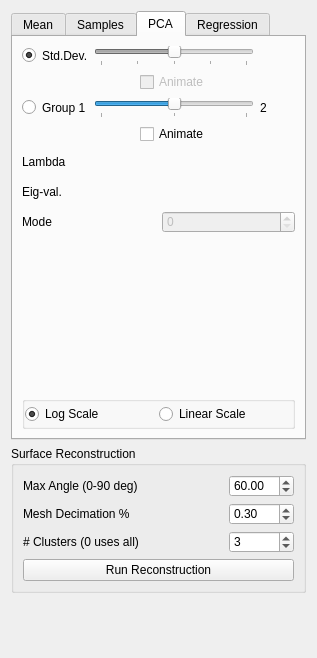
<?xml version="1.0" encoding="UTF-8"?>
<ui version="4.0">
 <class>AnalysisTool</class>
 <widget class="QWidget" name="AnalysisTool">
  <property name="geometry">
   <rect>
    <x>0</x>
    <y>0</y>
    <width>317</width>
    <height>658</height>
   </rect>
  </property>
  <property name="windowTitle">
   <string>Form</string>
  </property>
  <property name="styleSheet">
   <string notr="true">
/********************** Tab Widget ***********************/

/*
QTabWidget::pane {
	border: 2px solid rgb( 80, 80, 80 );
}
*/

/*
QTabWidget::pane{
	border-top: 2px solid #C2C7DB;
	background-color: qlineargradient(spread:pad, x1:0.5, y1:0, x2:0.5, y2:0.960227, stop:0 rgba(221, 221, 221, 255), stop:0.155779 rgba(228, 228, 228, 255), stop:1 rgba(202, 204, 204, 255));      
}
*/
/*
QTabBar::tab {
	background-color: qlineargradient(spread:pad, x1:0.5, y1:0, x2:0.5, y2:0.960227, stop:0 rgba(0, 0, 0, 0), stop:0.45 rgba(0, 0, 0, 30), stop:1 rgba(0, 0, 0, 25));
	color: white;
 }
*/

/*
QTabBar::tab:selected {
	background-color: rgb( 84, 168, 212 );
}
*/

QWidget#meanTab{
	background-color: qlineargradient(spread:pad, x1:0.5, y1:0, x2:0.5, y2:0.960227, stop:0 rgba(221, 221, 221, 255), stop:0.155779 rgba(228, 228, 228, 255), stop:1 rgba(202, 204, 204, 255));
}

QWidget#samplesTab{
	background-color: qlineargradient(spread:pad, x1:0.5, y1:0, x2:0.5, y2:0.960227, stop:0 rgba(221, 221, 221, 255), stop:0.155779 rgba(228, 228, 228, 255), stop:1 rgba(202, 204, 204, 255));      
}

QWidget#pcaTab{
	background-color: qlineargradient(spread:pad, x1:0.5, y1:0, x2:0.5, y2:0.960227, stop:0 rgba(221, 221, 221, 255), stop:0.155779 rgba(228, 228, 228, 255), stop:1 rgba(202, 204, 204, 255));      
}

QWidget#regressionTab{
	background-color: qlineargradient(spread:pad, x1:0.5, y1:0, x2:0.5, y2:0.960227, stop:0 rgba(221, 221, 221, 255), stop:0.155779 rgba(228, 228, 228, 255), stop:1 rgba(202, 204, 204, 255));      
}

/********************** Tab Widget ***********************/


/********************** Visualization Panel ***********************/

QLabel#visualizationLabel{
	color: white;
	font: bold;
}
QWidget#visualizationPanel{
	background-color: rgba( 0, 0, 0, 0 );
}

QToolButton#visualizationOpenButton{
	background-color: rgba(0, 0, 0, 0);
	border-radius: 4px;
}

QToolButton#visualizationOpenButton:hover{
	background-color: rgba( 0, 0, 0, 30 ); border-radius: 3px;
}

QWidget#visualizationHeader{
	background-color: qlineargradient(spread:pad, x1:0.5, y1:0, x2:0.5, y2:0.960227, stop:0 rgba(0, 0, 0, 0), stop:0.45 rgba(0, 0, 0, 30), stop:1 rgba(0, 0, 0, 25));
    border-radius: 3px;
}

QWidget#visualizationHeaderBackground{
	background-color: rgb( 84, 168, 212 );
    border-radius: 3px;
	border: 1px solid rgb(90, 90, 90);
}

QWidget#visualizationPanel{
	background-color: rgb( 90, 90, 90 );
	border-radius:4px;
	border: 1px solid rgb(60, 60, 60);
	color: rgb(90, 90, 90);
}

QWidget#visualizationContent{
	border-radius: 3px;
	border: 1px solid rgb(80, 80,80);
	background-color: qlineargradient(spread:pad, x1:0.5, y1:0, x2:0.5, y2:0.960227, stop:0 rgba(221, 221, 221, 255), stop:0.155779 rgba(228, 228, 228, 255), stop:1 rgba(202, 204, 204, 255));      
}
/********************** Visualization Panel ***********************/


/********************** Shape Panel ***********************/

QLabel#shapeLabel{
	color: white;
	font: bold;
}

QWidget#shapePanel{
	background-color: rgba( 0, 0, 0, 0 );
}

QToolButton#shapeOpenButton{
	background-color: rgba(0, 0, 0, 0);
	border-radius: 4px;
}

QToolButton#shapeOpenButton:hover{
	background-color: rgba( 0, 0, 0, 30 ); border-radius: 3px;
}

QWidget#layers_header_{
	background-color: qlineargradient(spread:pad, x1:0.5, y1:0, x2:0.5, y2:0.960227, stop:0 rgba(0, 0, 0, 0), stop:0.45 rgba(0, 0, 0, 30), stop:1 rgba(0, 0, 0, 25));
    border-radius: 3px;
}

QWidget#shapeHeaderBackground{
	background-color: rgb( 84, 168, 212 );
    border-radius: 3px;
	border: 1px solid rgb(90, 90, 90);
}

QWidget#shapePanel{
	background-color: rgb( 90, 90, 90 );
	border-radius:4px;
	border: 1px solid rgb(60, 60, 60);
	color: rgb(90, 90, 90);
}

QWidget#shapeContent{
	border-radius: 3px;
	border: 1px solid rgb(80, 80,80);
	background-color: qlineargradient(spread:pad, x1:0.5, y1:0, x2:0.5, y2:0.960227, stop:0 rgba(221, 221, 221, 255), stop:0.155779 rgba(228, 228, 228, 255), stop:1 rgba(202, 204, 204, 255));      
}
/********************** Shape Panel ***********************/


/********************** reconstruction Panel ***********************/

QLabel#reconstructionLabel{
	color: white;
	font: bold;
}
QWidget#reconstructionPanel{
	background-color: rgba( 0, 0, 0, 0 );
}

QToolButton#reconstructionOpenButton{
	background-color: rgba(0, 0, 0, 0);
	border-radius: 4px;
}

QToolButton#reconstructionOpenButton:hover{
	background-color: rgba( 0, 0, 0, 30 ); border-radius: 3px;
}

QWidget#reconstructionHeader{
	background-color: qlineargradient(spread:pad, x1:0.5, y1:0, x2:0.5, y2:0.960227, stop:0 rgba(0, 0, 0, 0), stop:0.45 rgba(0, 0, 0, 30), stop:1 rgba(0, 0, 0, 25));
    border-radius: 3px;
}

QWidget#reconstructionHeaderBackground{
	background-color: rgb( 84, 168, 212 );
    border-radius: 3px;
	border: 1px solid rgb(90, 90, 90);
}

QWidget#reconstructionPanel{
	background-color: rgb( 90, 90, 90 );
	border-radius:4px;
	border: 1px solid rgb(60, 60, 60);
	color: rgb(90, 90, 90);
}

QWidget#reconstructionContent{
	border-radius: 3px;
	border: 1px solid rgb(80, 80,80);
	background-color: qlineargradient(spread:pad, x1:0.5, y1:0, x2:0.5, y2:0.960227, stop:0 rgba(221, 221, 221, 255), stop:0.155779 rgba(228, 228, 228, 255), stop:1 rgba(202, 204, 204, 255));      
}
/********************** reconstruction Panel ***********************/



/********************** Other ***********************/

QWidget#pcaWidget{
	border-radius: 3px;
	border: 2px solid rgb(80, 80,80);
}


QWidget#sampleWidget{
	border-radius: 3px;
	border: 2px solid rgb(80, 80,80);
}

QWidget#meanWidget{
	border-radius: 3px;
	border: 2px solid rgb(80, 80,80);
}


QWidget#controlsDockContents {
/*	background-color: rgb(0,0,1);
*/

/*
background-color: qlineargradient(spread:pad, x1:0.5, y1:0, x2:0.5, y2:0.960227, stop:0 rgba(1, 0, 0, 0), stop:0.45 rgba(0, 0, 1, 30), stop:1 rgba(0, 1, 0, 25));
*/

/*	background-color: qlineargradient(spread:pad, x1:0.5, y1:0, x2:0.5, y2:0.960227, stop:0 rgba(69, 168, 212, 255), stop:0.45 rgba(0, 0, 0, 30), stop:1 rgba(60, 60, 60, 255));
*/   
 border-radius: 3px;

background: rgb(90,90,90);

/*
	background: grey
*/

/*	color: red;	
*/
}



QWidget#widget {
 background-color: rgba(0,0,255,255);


/*
background-color: qlineargradient(spread:pad, x1:0.5, y1:0, x2:0.5, y2:0.960227, stop:0 rgba(1, 0, 0, 0), stop:0.45 rgba(0, 0, 1, 30), stop:1 rgba(0, 1, 0, 25));
*/

/*
	background: grey
*/

/*	color: red;	
*/
}



QToolButton{
	border: 1px solid rgba( 0, 0, 0, 0 );
	margin: 0, 0, 0, 0;
	padding: 0, 0, 0, 0;
}

QToolButton:hover{
	background-color: rgba( 140, 140, 140, 50 );
}

QToolButton:pressed{
	border: 1px solid rgba( 100, 100, 100, 120 );
	background-color: rgba( 100, 100, 100, 200 );
}




</string>
  </property>
  <layout class="QVBoxLayout" name="verticalLayout">
   <item>
    <widget class="QTabWidget" name="tabWidget">
     <property name="currentIndex">
      <number>2</number>
     </property>
     <widget class="QWidget" name="mean_tab">
      <attribute name="title">
       <string>Mean</string>
      </attribute>
      <layout class="QGridLayout" name="gridLayout">
       <item row="3" column="0">
        <widget class="QPushButton" name="difference_button">
         <property name="enabled">
          <bool>false</bool>
         </property>
         <property name="text">
          <string>Difference</string>
         </property>
         <property name="checkable">
          <bool>true</bool>
         </property>
         <property name="autoExclusive">
          <bool>true</bool>
         </property>
        </widget>
       </item>
       <item row="0" column="0">
        <widget class="QPushButton" name="overall_button">
         <property name="enabled">
          <bool>true</bool>
         </property>
         <property name="text">
          <string>Overall</string>
         </property>
         <property name="checkable">
          <bool>true</bool>
         </property>
         <property name="checked">
          <bool>true</bool>
         </property>
         <property name="autoExclusive">
          <bool>true</bool>
         </property>
        </widget>
       </item>
       <item row="1" column="0">
        <widget class="QPushButton" name="group1_button">
         <property name="enabled">
          <bool>false</bool>
         </property>
         <property name="text">
          <string>Group1</string>
         </property>
         <property name="checkable">
          <bool>true</bool>
         </property>
         <property name="autoExclusive">
          <bool>true</bool>
         </property>
        </widget>
       </item>
       <item row="2" column="0">
        <widget class="QPushButton" name="group2_button">
         <property name="enabled">
          <bool>false</bool>
         </property>
         <property name="text">
          <string>Group2</string>
         </property>
         <property name="checkable">
          <bool>true</bool>
         </property>
         <property name="autoExclusive">
          <bool>true</bool>
         </property>
        </widget>
       </item>
      </layout>
     </widget>
     <widget class="QWidget" name="samples_tab">
      <attribute name="title">
       <string>Samples</string>
      </attribute>
      <layout class="QGridLayout" name="gridLayout_4">
       <item row="1" column="1">
        <widget class="QSpinBox" name="sampleSpinBox">
         <property name="enabled">
          <bool>false</bool>
         </property>
        </widget>
       </item>
       <item row="1" column="0">
        <widget class="QRadioButton" name="singleSamplesRadio">
         <property name="text">
          <string>Single Sample:</string>
         </property>
        </widget>
       </item>
       <item row="0" column="0">
        <widget class="QRadioButton" name="allSamplesRadio">
         <property name="text">
          <string>All Samples</string>
         </property>
         <property name="checked">
          <bool>true</bool>
         </property>
        </widget>
       </item>
       <item row="2" column="0" colspan="2">
        <widget class="QPushButton" name="medianButton">
         <property name="enabled">
          <bool>false</bool>
         </property>
         <property name="text">
          <string>Median</string>
         </property>
        </widget>
       </item>
      </layout>
     </widget>
     <widget class="QWidget" name="pca_tab">
      <attribute name="title">
       <string>PCA</string>
      </attribute>
      <layout class="QGridLayout" name="gridLayout_2">
       <item row="0" column="0">
        <widget class="QWidget" name="pcaContent" native="true">
         <layout class="QVBoxLayout" name="verticalLayout_22">
          <property name="spacing">
           <number>6</number>
          </property>
          <property name="leftMargin">
           <number>0</number>
          </property>
          <property name="topMargin">
           <number>0</number>
          </property>
          <property name="rightMargin">
           <number>0</number>
          </property>
          <property name="bottomMargin">
           <number>0</number>
          </property>
          <item>
           <layout class="QGridLayout" name="pcaGridLayout">
            <item row="2" column="3">
             <widget class="QLabel" name="group2_label">
              <property name="text">
               <string>2</string>
              </property>
             </widget>
            </item>
            <item row="3" column="2">
             <widget class="QWidget" name="group_slider_widget" native="true">
              <layout class="QHBoxLayout" name="horizontalLayout_3">
               <property name="spacing">
                <number>0</number>
               </property>
               <property name="leftMargin">
                <number>0</number>
               </property>
               <property name="topMargin">
                <number>0</number>
               </property>
               <property name="rightMargin">
                <number>0</number>
               </property>
               <property name="bottomMargin">
                <number>0</number>
               </property>
               <item>
                <spacer name="horizontalSpacer_7">
                 <property name="orientation">
                  <enum>Qt::Horizontal</enum>
                 </property>
                 <property name="sizeHint" stdset="0">
                  <size>
                   <width>21</width>
                   <height>15</height>
                  </size>
                 </property>
                </spacer>
               </item>
               <item>
                <widget class="QCheckBox" name="group_animate_checkbox">
                 <property name="enabled">
                  <bool>true</bool>
                 </property>
                 <property name="text">
                  <string>Animate</string>
                 </property>
                </widget>
               </item>
               <item>
                <spacer name="horizontalSpacer_8">
                 <property name="orientation">
                  <enum>Qt::Horizontal</enum>
                 </property>
                 <property name="sizeHint" stdset="0">
                  <size>
                   <width>22</width>
                   <height>15</height>
                  </size>
                 </property>
                </spacer>
               </item>
              </layout>
             </widget>
            </item>
            <item row="0" column="2">
             <widget class="QSlider" name="pcaSlider">
              <property name="enabled">
               <bool>false</bool>
              </property>
              <property name="minimumSize">
               <size>
                <width>150</width>
                <height>0</height>
               </size>
              </property>
              <property name="minimum">
               <number>-20</number>
              </property>
              <property name="maximum">
               <number>20</number>
              </property>
              <property name="orientation">
               <enum>Qt::Horizontal</enum>
              </property>
              <property name="tickPosition">
               <enum>QSlider::TicksBelow</enum>
              </property>
              <property name="tickInterval">
               <number>10</number>
              </property>
             </widget>
            </item>
            <item row="2" column="2">
             <widget class="QWidget" name="widget_25" native="true">
              <layout class="QHBoxLayout" name="horizontalLayout_10">
               <property name="spacing">
                <number>0</number>
               </property>
               <property name="leftMargin">
                <number>0</number>
               </property>
               <property name="topMargin">
                <number>0</number>
               </property>
               <property name="rightMargin">
                <number>0</number>
               </property>
               <property name="bottomMargin">
                <number>0</number>
               </property>
               <item>
                <widget class="QSlider" name="group_slider">
                 <property name="enabled">
                  <bool>true</bool>
                 </property>
                 <property name="minimum">
                  <number>0</number>
                 </property>
                 <property name="maximum">
                  <number>20</number>
                 </property>
                 <property name="value">
                  <number>10</number>
                 </property>
                 <property name="orientation">
                  <enum>Qt::Horizontal</enum>
                 </property>
                 <property name="tickPosition">
                  <enum>QSlider::TicksBelow</enum>
                 </property>
                 <property name="tickInterval">
                  <number>10</number>
                 </property>
                </widget>
               </item>
              </layout>
             </widget>
            </item>
            <item row="0" column="1">
             <widget class="QLabel" name="label_10">
              <property name="text">
               <string>Std.Dev.</string>
              </property>
             </widget>
            </item>
            <item row="2" column="1">
             <widget class="QLabel" name="group1_label">
              <property name="text">
               <string>Group 1</string>
              </property>
             </widget>
            </item>
            <item row="0" column="3">
             <widget class="QLabel" name="pcaValueLabel">
              <property name="minimumSize">
               <size>
                <width>35</width>
                <height>0</height>
               </size>
              </property>
              <property name="text">
               <string/>
              </property>
             </widget>
            </item>
            <item row="1" column="2">
             <widget class="QWidget" name="widget_23" native="true">
              <layout class="QHBoxLayout" name="horizontalLayout_9">
               <property name="spacing">
                <number>0</number>
               </property>
               <property name="leftMargin">
                <number>0</number>
               </property>
               <property name="topMargin">
                <number>0</number>
               </property>
               <property name="rightMargin">
                <number>0</number>
               </property>
               <property name="bottomMargin">
                <number>0</number>
               </property>
               <item>
                <spacer name="horizontalSpacer_3">
                 <property name="orientation">
                  <enum>Qt::Horizontal</enum>
                 </property>
                 <property name="sizeHint" stdset="0">
                  <size>
                   <width>40</width>
                   <height>20</height>
                  </size>
                 </property>
                </spacer>
               </item>
               <item>
                <widget class="QCheckBox" name="pcaAnimateCheckBox">
                 <property name="enabled">
                  <bool>false</bool>
                 </property>
                 <property name="text">
                  <string>Animate</string>
                 </property>
                </widget>
               </item>
               <item>
                <spacer name="horizontalSpacer_4">
                 <property name="orientation">
                  <enum>Qt::Horizontal</enum>
                 </property>
                 <property name="sizeHint" stdset="0">
                  <size>
                   <width>40</width>
                   <height>20</height>
                  </size>
                 </property>
                </spacer>
               </item>
              </layout>
             </widget>
            </item>
            <item row="0" column="0">
             <widget class="QRadioButton" name="pca_radio_button">
              <property name="text">
               <string/>
              </property>
              <property name="checked">
               <bool>true</bool>
              </property>
             </widget>
            </item>
            <item row="2" column="0">
             <widget class="QRadioButton" name="group_radio_button">
              <property name="text">
               <string/>
              </property>
             </widget>
            </item>
           </layout>
          </item>
          <item>
           <layout class="QGridLayout" name="gridLayout_3">
            <property name="verticalSpacing">
             <number>6</number>
            </property>
            <item row="1" column="0">
             <widget class="QLabel" name="label_8">
              <property name="minimumSize">
               <size>
                <width>0</width>
                <height>24</height>
               </size>
              </property>
              <property name="text">
               <string>Eig-val.</string>
              </property>
             </widget>
            </item>
            <item row="1" column="1">
             <widget class="QLabel" name="pcaEigenValueLabel">
              <property name="text">
               <string/>
              </property>
             </widget>
            </item>
            <item row="0" column="0">
             <widget class="QLabel" name="label_9">
              <property name="minimumSize">
               <size>
                <width>0</width>
                <height>24</height>
               </size>
              </property>
              <property name="text">
               <string>Lambda</string>
              </property>
             </widget>
            </item>
            <item row="0" column="1">
             <widget class="QLabel" name="pcaLambdaLabel">
              <property name="text">
               <string/>
              </property>
             </widget>
            </item>
           </layout>
          </item>
          <item>
           <layout class="QHBoxLayout" name="horizontalLayout_11">
            <item>
             <widget class="QLabel" name="label_11">
              <property name="minimumSize">
               <size>
                <width>0</width>
                <height>24</height>
               </size>
              </property>
              <property name="text">
               <string>Mode</string>
              </property>
             </widget>
            </item>
            <item>
             <widget class="QSpinBox" name="pcaModeSpinBox">
              <property name="enabled">
               <bool>false</bool>
              </property>
              <property name="maximum">
               <number>500</number>
              </property>
             </widget>
            </item>
           </layout>
          </item>
          <item>
           <widget class="BarGraph" name="graph_" native="true">
            <property name="minimumSize">
             <size>
              <width>0</width>
              <height>150</height>
             </size>
            </property>
           </widget>
          </item>
          <item>
           <widget class="QGroupBox" name="groupBox">
            <property name="title">
             <string/>
            </property>
            <layout class="QHBoxLayout" name="horizontalLayout_2">
             <property name="spacing">
              <number>0</number>
             </property>
             <property name="leftMargin">
              <number>0</number>
             </property>
             <property name="topMargin">
              <number>0</number>
             </property>
             <property name="rightMargin">
              <number>0</number>
             </property>
             <property name="bottomMargin">
              <number>0</number>
             </property>
             <item>
              <widget class="QRadioButton" name="log_radio">
               <property name="text">
                <string>Log Scale</string>
               </property>
               <property name="checked">
                <bool>true</bool>
               </property>
              </widget>
             </item>
             <item>
              <widget class="QRadioButton" name="linear_radio">
               <property name="text">
                <string>Linear Scale</string>
               </property>
               <property name="checkable">
                <bool>true</bool>
               </property>
               <property name="checked">
                <bool>false</bool>
               </property>
              </widget>
             </item>
            </layout>
           </widget>
          </item>
         </layout>
        </widget>
       </item>
      </layout>
     </widget>
     <widget class="QWidget" name="regression_tab">
      <attribute name="title">
       <string>Regression</string>
      </attribute>
     </widget>
    </widget>
   </item>
   <item>
    <widget class="QGroupBox" name="groupBox_2">
     <property name="title">
      <string>Surface Reconstruction</string>
     </property>
     <layout class="QGridLayout" name="gridLayout_5">
      <item row="0" column="1">
       <widget class="QDoubleSpinBox" name="maxAngle">
        <property name="sizePolicy">
         <sizepolicy hsizetype="Fixed" vsizetype="Fixed">
          <horstretch>0</horstretch>
          <verstretch>0</verstretch>
         </sizepolicy>
        </property>
        <property name="minimumSize">
         <size>
          <width>60</width>
          <height>0</height>
         </size>
        </property>
        <property name="maximumSize">
         <size>
          <width>65</width>
          <height>16777215</height>
         </size>
        </property>
        <property name="maximum">
         <double>90.000000000000000</double>
        </property>
        <property name="value">
         <double>60.000000000000000</double>
        </property>
       </widget>
      </item>
      <item row="0" column="0">
       <widget class="QLabel" name="label_2">
        <property name="text">
         <string>Max Angle (0-90 deg)</string>
        </property>
       </widget>
      </item>
      <item row="1" column="1">
       <widget class="QDoubleSpinBox" name="meshDecimation">
        <property name="sizePolicy">
         <sizepolicy hsizetype="Fixed" vsizetype="Fixed">
          <horstretch>0</horstretch>
          <verstretch>0</verstretch>
         </sizepolicy>
        </property>
        <property name="minimumSize">
         <size>
          <width>60</width>
          <height>0</height>
         </size>
        </property>
        <property name="maximumSize">
         <size>
          <width>65</width>
          <height>16777215</height>
         </size>
        </property>
        <property name="minimum">
         <double>0.010000000000000</double>
        </property>
        <property name="maximum">
         <double>1.000000000000000</double>
        </property>
        <property name="singleStep">
         <double>0.100000000000000</double>
        </property>
        <property name="value">
         <double>0.300000000000000</double>
        </property>
       </widget>
      </item>
      <item row="3" column="0">
       <widget class="QLabel" name="label_5">
        <property name="text">
         <string># Clusters (0 uses all)</string>
        </property>
       </widget>
      </item>
      <item row="4" column="0" rowspan="2" colspan="2">
       <widget class="QPushButton" name="reconstructionButton">
        <property name="enabled">
         <bool>true</bool>
        </property>
        <property name="text">
         <string>Run Reconstruction</string>
        </property>
       </widget>
      </item>
      <item row="3" column="1">
       <widget class="QSpinBox" name="numClusters">
        <property name="sizePolicy">
         <sizepolicy hsizetype="Fixed" vsizetype="Fixed">
          <horstretch>0</horstretch>
          <verstretch>0</verstretch>
         </sizepolicy>
        </property>
        <property name="minimumSize">
         <size>
          <width>60</width>
          <height>0</height>
         </size>
        </property>
        <property name="maximumSize">
         <size>
          <width>65</width>
          <height>16777215</height>
         </size>
        </property>
        <property name="value">
         <number>3</number>
        </property>
       </widget>
      </item>
      <item row="1" column="0">
       <widget class="QLabel" name="label">
        <property name="text">
         <string>Mesh Decimation %</string>
        </property>
       </widget>
      </item>
     </layout>
    </widget>
   </item>
   <item>
    <spacer name="verticalSpacer">
     <property name="orientation">
      <enum>Qt::Vertical</enum>
     </property>
     <property name="sizeHint" stdset="0">
      <size>
       <width>20</width>
       <height>40</height>
      </size>
     </property>
    </spacer>
   </item>
  </layout>
 </widget>
 <customwidgets>
  <customwidget>
   <class>BarGraph</class>
   <extends>QWidget</extends>
   <header location="global">Visualization/bargraph.h</header>
   <container>1</container>
  </customwidget>
 </customwidgets>
 <resources/>
 <connections/>
</ui>
